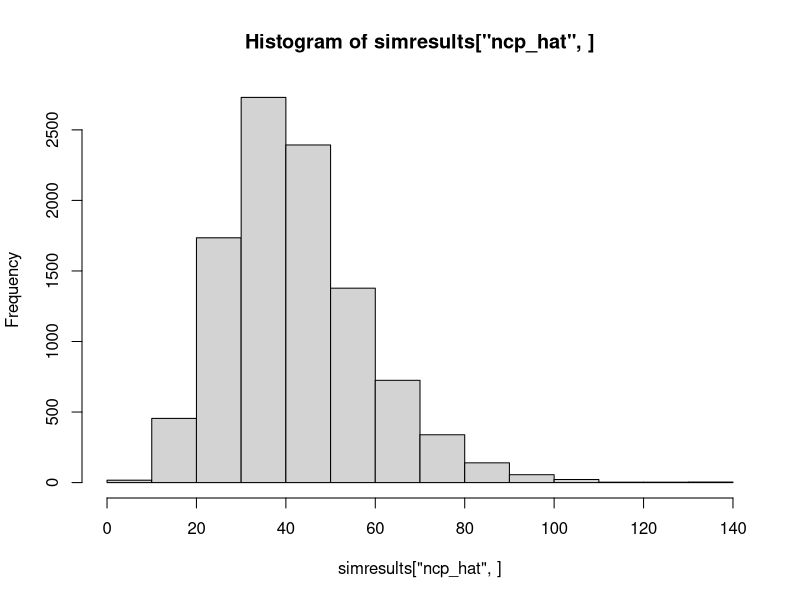
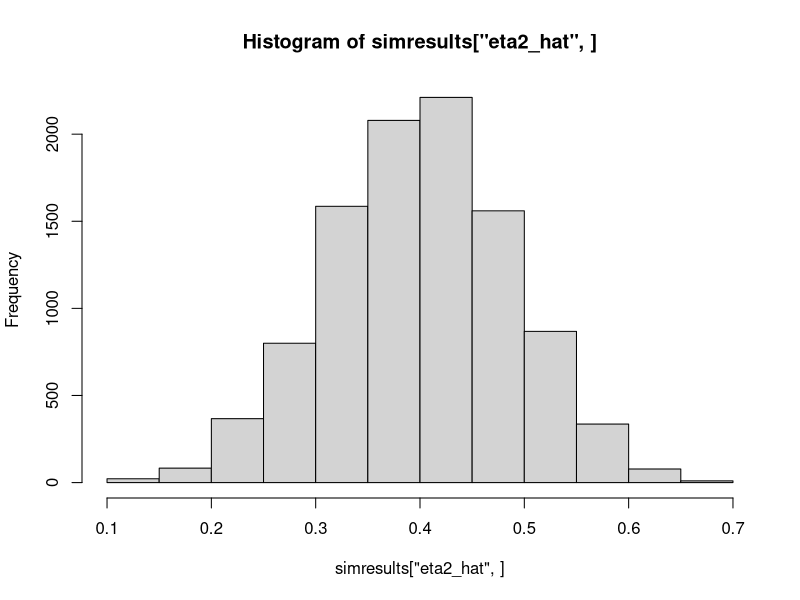
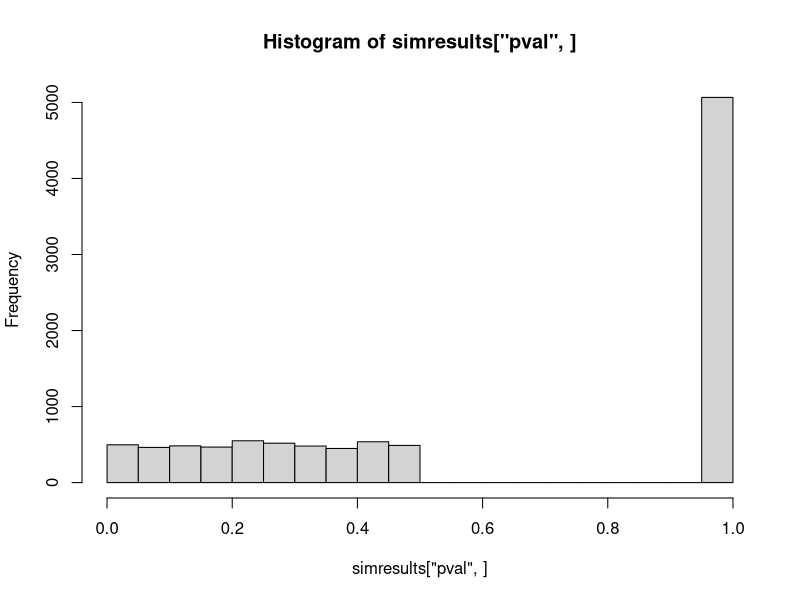

Recreate these plots in R, in order. (Note: this script raises an error after producing the figures.)


############################################
#  start of noninf_Fstat  function
############################################

noninf_Fstat <-  function(Fstat, df1, df2, N, eq_bound_eta, alpha = 0.05, makeplot =FALSE, tol = 1e-09){
 

# first calculate point-estimate to make sure it is less than eq_bound_eta:

  ncp_hat <- uniroot(function(q) (pf(Fstat, 
                                     df1, 
                                     df2, 
                                     ncp = q) - 0.5),
                     interval = c(0, Fstat * df1 * 1000),
                     tol = tol)$root


  eta2_hat =  ncp_hat/(ncp_hat+N)

#  eta_pop<-(Fstat*df1)/(Fstat*df1+df2)  # not sure about this?
#  ncp = N/(1/eta_pop-1)
  
  if(eta2_hat > eq_bound_eta){

    print(paste("Warning: point estimate of", round(eta2_hat,3), "is above eq_bound_eta."))
	return(list(ncp_hat=ncp_hat, eta2_hat=eta2_hat, pval=1))}


  #Then calculate one-side (1-alpha)% CI for eta2.

  ncp_lower <- 0
  

  ncp_upper <- uniroot(function(q) (pf(Fstat, 

                                       df1, 

                                       df2, 

                                       ncp = q) - (alpha)),

                       interval = c(0, ncp_hat*100),

                       tol = tol)$root

# Convert the CI bounds for the ncp to bounds eta2:

  LL_CI <- ncp_lower/(ncp_lower+N)
  UL_CI <- ncp_upper/(ncp_upper+N)

  
  if(eta2_hat <= eq_bound_eta){	

    pval <- uniroot(function(alpha) (
    
    				pf(	Fstat, 
					df1, 
				    df2, 
					ncp = (eq_bound_eta * N) / (1 - eq_bound_eta)) - (alpha)),
                    interval = c(0,1),
                    tol = tol)$root

  }

    # add plot if wanted:
if(makeplot==TRUE){
    #Eta function

    xmin <- 0

    xmax <- 0.999

    ymax <- 1

    x=seq(xmin,xmax,length=1000)

    ncp = ncp_hat

    #    ncp = N/(1/eta2_hat-1)

    crit_f <- qf(1 - alpha, df1, df2, ncp = 0)

    eta_pop_dist <- function(x) df((x*df2)/(df1-x*df1), df1, df2, ncp = ncp)

    par(bg = "white")

    plot(-10,xlab=substitute(paste(eta[p]^2)), ylab="", axes=FALSE,

         xlim=c(0,xmax),  ylim=c(0, ymax))

    axis(side=1, at=seq(0,xmax, 0.1), labels=seq(0,xmax, 0.1))

    #axis(side=2)

title(main=paste("Equivalence bound = ",round(eq_bound_eta,digits=3),"\nObserved eta = ",round(eta2_hat,digits=3)," \n one-sided ", 100*(1-alpha),"% CI [",round(LL_CI,digits=3),";",round(UL_CI,digits=3),"], p = ",round(pval,digits=3),sep=""), cex.main=1)

    ncp<-0

    eta_pop_crit<-(crit_f*df1)/(crit_f*df1+df2)

    # #Draw null distribution
    
    #Add Type 2 error rate

    ncp <- ncp_hat #So set ncp to observed value

    curve(eta_pop_dist, 0.00000000001, 0.99999999, n=10000, col="black", lwd=2, add=TRUE)

    abline(v=eq_bound_eta, lty=2)

    abline(v=eta2_hat, lty=2, col="grey")

    points(x=eta2_hat, y=0.7, pch=15, cex=2)

    segments(LL_CI,0.7,UL_CI,0.7, lwd=3)


}
  
  if(pval==0){print(paste("warning: pval <=", tol,". Lower tol for additional accuracy."))}

	return(list(ncp_hat=ncp_hat, eta2_hat=eta2_hat, pval=pval))

}

############################################
#  end of noninf_Fstat  function
############################################


############################################
### Now a function "simdata()" that will be used for
### simulating ANOVA "across-subjects" data with J=3 groups, with 
### a true population signal-to-noise ratio
### of 0.667 and a true population
### eta2 of 0.4 (see Kelly(2007), section 3.2) :

simdata<-function(nfactor=1, equalsizes=TRUE, sigma2e=1){

mu1 <- -1; mu2 <- 0; mu3 <- 1; mu <- 0

if(equalsizes){
n1 <- 10*nfactor
n2 <- 10*nfactor
n3 <- 10*nfactor}

if(!equalsizes){
n1 <- 5*nfactor
n2 <- 10*nfactor
n3 <- 15*nfactor}

N <- sum(c(n1,n2,n3))

tao1 <- mu1-mu
tao2 <- mu2-mu
tao3 <- mu3-mu

Lambda <-  sum(c(n1*tao1^2,n2*tao2^2,n3*tao3^2))/sigma2e

# Alternatively, Equation 42 can be written as:
sigma2p<- sum(c(n1*tao1^2,n2*tao2^2,n3*tao3^2))/N

N*sigma2p/sigma2e

# The signal-to-noise ratio is defined as:
phi2 <- sigma2p/sigma2e
#print(paste("pop. signal-to-noise ratio =" ,round(phi2,3)))
# or:
Lambda/N

# and the proportion of variance in Y accounted for by 
# knowing the level of the factor (or group status in 
# a single factor design) is defined as:
eta2 <- Lambda/(Lambda+N)


# simulate data:
dat1 <- rnorm(n1,mu1,sqrt(sigma2e))
dat2 <- rnorm(n2,mu2,sqrt(sigma2e))
dat3 <- rnorm(n3,mu3,sqrt(sigma2e))

dat <- c(dat1,dat2,dat3)
groups <- as.factor(c(rep(1,n1),rep(2,n2),rep(3,n3)))

aovdata<-data.frame(dat=dat, groups= groups)

return((aovdata))}

# Examples of using simdata() funciton: 
#simdata(1)  # n=30 observations
#simdata(2)  # n=60 observations

# Also we can simulate non-equal group sizes:
#simdata(1, equalsizes=FALSE) # n=30 observations
#simdata(2, equalsizes=FALSE) # n=60 observations

# Also we can simulate with a smaller or a larger ammount of variance:
#simdata(1, sigma2e=0.05)  # n=30 observations
#simdata(2, sigma2e=5)  # n=60 observations




############################################
# Small simulation study (will take ~5min):
		 # We simulate data from a population
		 # where the true population eta_p^2 value is
		 # equal to 0.4 and the true population ncp = 40.
		 # We define the DELTA eq_bound_eta = 0.3999.
		 # This is a "between-subjects" design.
		
		 
nSim <- 10000
simresults <- apply(cbind(1:nSim),1, 
	function(x){
				if(round(x/37)==(x/37)){print(paste("% complete:",round(x/nSim,2)))}
		aovdata<-simdata(2) 
		ttt<-(summary(aov(aovdata$dat~aovdata$groups)))
		result<-noninf_Fstat(Fstat= ttt[[1]]$F[1], 
					df1= ttt[[1]]$Df[1], 
					df2= ttt[[1]]$Df[2], 
					N=dim(aovdata)[1], 
					eq_bound_eta=0.3999)
		return(unlist(result))
				} 
			)

## Is our point estimate for Lambda (i.e. ncp_hat) unbiased?  (true ncp=40)
mean(simresults["ncp_hat",], na.rm=TRUE)
median(simresults["ncp_hat",], na.rm=TRUE)
hist(simresults["ncp_hat",])

## Is our point estimate for eta2 unbiased? (true eta2=0.40)
mean(simresults["eta2_hat",], na.rm=TRUE)
median(simresults["eta2_hat",], na.rm=TRUE)
hist(simresults["eta2_hat",])

## Does our test has correct type 1 error? (pvalues should be uniformly ditributed)
mean(simresults["pval",]<0.05, na.rm=TRUE)
median(simresults["pval",], na.rm=TRUE)
hist(simresults["pval",])




############################################
############################################

## We would also like to verify if our non-inferiority test for eta2
## works for a "within-subjects" design.

# We will simulate data from a population with the following parameters:
mu1=-1; mu2=0; mu3=1;
sigma2e <- 1
n1<-n2<-n3<-100
COR <- 0.85

# Before generating the data, what are the true population Lambda and pop. eta2 values?:
mu<-mean(c(mu1,mu2,mu3))
tao1 <- mu1-mu; tao2 <- mu2-mu; tao3 <- mu3-mu
(Lambda <-  sum(c(n1*tao1^2,n2*tao2^2,n3*tao3^2))/sigma2e)
(eta2 <- Lambda/(Lambda+N))

# Now here is a function to simulate data from the desired population;
# repeated measures within a subject are highly correlated (cor=0.85):
simdata_within<-function(n1){

mu1=-1; mu2=0; mu3=1;
sigma2e <- 1
n3<-n1
n2<-n1
COR <- 0.85

dat<-rmvnorm(n1, mean=c(mu1,mu2,mu3), sigma=matrix(c(sigma2e,COR,COR,COR, sigma2e, COR,COR, COR, sigma2e),3,3))

design_result <- data.frame(subject=rep(1:n1,3), y=c(dat), a=as.factor(sort(rep(1:3,n1)))) 
design_result}


## Test the function to create a dataset with 100 subjects:

dat<-simdata_within(100)

# alternatively, this could be done with:
#design_result <- ANOVA_design(string = "3w",
#                   n = n1, 
#                   mu = c(mu1, mu2, mu3), 
#                   sd = sigma2e, 
#                   r=0.85, 
#                   p_adjust = "none")


# Verify that the data is consistent with above parameters:
coldata<-cbind((dat[dat$a==1,]$y),(dat[dat$a==2,]$y),(dat[dat$a==3,]$y))
var(coldata)
colMeans(coldata)


# Run an ANOVA anlaysis:
ttt<-(summary(aov(y~a +Error(subject), data= dat)))$"Error: Within" 

# Run a non-inferiority test with delta=0.45
# Note that N is the number of observations:
result<-noninf_Fstat(Fstat= ttt[[1]]$F[1], 
					df1= ttt[[1]]$Df[1], 
					df2= ttt[[1]]$Df[2], 
					N=dim(dat)[1], 
					eq_bound_eta=0.45)

result

############################################
# Now a small simulation study (will take ~5min):
		 # We simulate data from a population
		 # where the true population eta_p^2 value is
		 # equal to 0.4 and the true population ncp = 40.
		 # We define the DELTA eq_bound_eta = 0.3999.
		 # This is a "within-subjects" design. 
nSim <- 5000

simresults <- apply(cbind(1:nSim),1, 
	function(x){
				if(round(x/37)==(x/37)){print(paste("% complete:",round(x/nSim,2)))}
			dat<-simdata_within(100)
			  ttt<-(summary(aov(y~a +Error(subject), data= dat)))$"Error: Within" 

	# Run a non-inferiority test with delta=0.399

	result<-noninf_Fstat(Fstat= ttt[[1]]$F[1], 
					df1= ttt[[1]]$Df[1], 
					df2= ttt[[1]]$Df[2], 
					N=dim(dat)[1], 
					eq_bound_eta=0.399)
		return(unlist(result))
				} 
			)

## Is our point estimate for Lambda (i.e. ncp_hat) unbiased?  (true ncp=200)
mean(simresults["ncp_hat",], na.rm=TRUE)
median(simresults["ncp_hat",], na.rm=TRUE)
hist(simresults["ncp_hat",])

## Is our point estimate for eta2 unbiased? (true eta2=0.40)
mean(simresults["eta2_hat",], na.rm=TRUE)
median(simresults["eta2_hat",], na.rm=TRUE)
hist(simresults["eta2_hat",])

## Does our test has correct type 1 error? (pvalues should be uniformly ditributed)
mean(simresults["pval",]<0.05, na.rm=TRUE)
median(simresults["pval",], na.rm=TRUE)
hist(simresults["pval",])


# Looks like the distribution of p-values under the null is not uniform.
